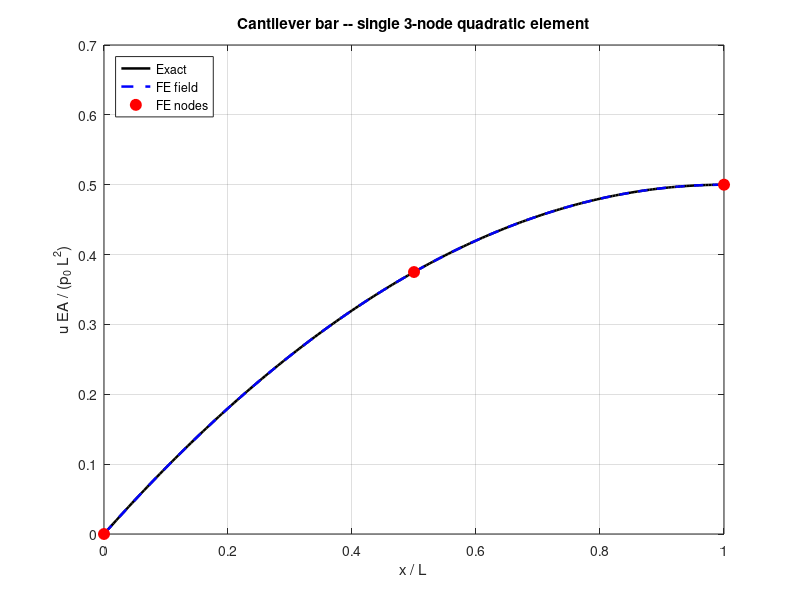
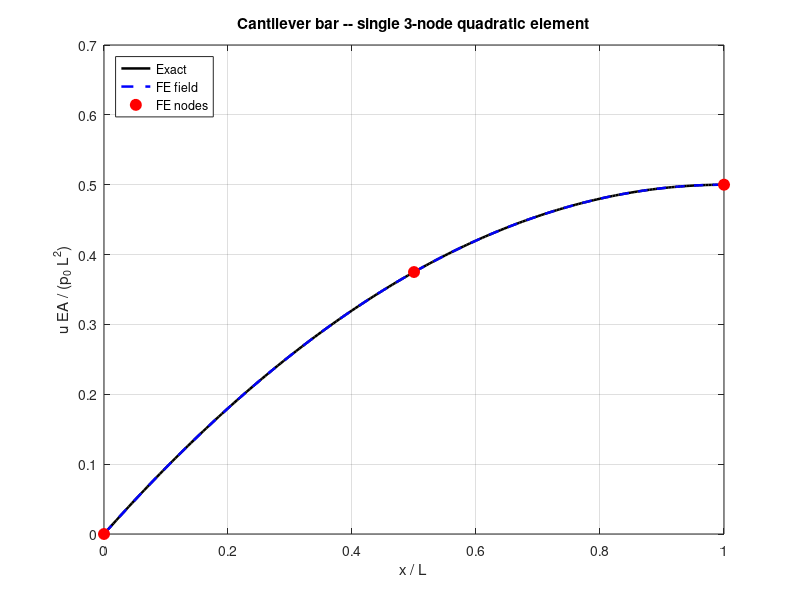

Source code (MATLAB) for these figures, in order:
% Chapter 3 -- Three-node quadratic rod element
% Worked example (sec:ex_bar_quad): cantilever bar of length L, axial
% stiffness EA, uniform distributed load p0, single 3-node element.
% Demonstrates the 2-point Gauss-Legendre loop that produces ke and fe.

clear; clc; close all;

%% Parameters
L  = 1.0;       % length [m]
EA = 1.0;       % axial stiffness [N]
p0 = 1.0;       % uniform load per unit length [N/m]

%% Quadratic Lagrange shape functions on the parent domain xi in [-1, 1]
% Each handle returns a 3-by-1 column vector [N1; N2; N3] or its derivative
N    = @(xi) [0.5*xi*(xi - 1); 1 - xi*xi; 0.5*xi*(xi + 1)];
dNdx = @(xi) [xi - 0.5;        -2*xi;     xi + 0.5      ];

%% Two-point Gauss-Legendre rule on [-1, 1]
g  = 1/sqrt(3);
gp = [-g, +g];
w  = [1,  1 ];

%% Element matrices via Gauss quadrature
% Three nodes are equally spaced at x = 0, L/2, L, so the Jacobian
% J = dx/dxi = L/2 is constant; the loop is written generally so that the
% same code applies to a distorted interior node where J(xi) varies.
ke = zeros(3);
fe = zeros(3, 1);
for q = 1:2
    xi   = gp(q);
    Nv   = N(xi);
    dNv  = dNdx(xi);
    Jq   = dNv' * [0; L/2; L];      % geometry interpolation
    Binv = 1/Jq;
    B    = Binv * dNv';             % 1-by-3 strain-displacement row
    ke   = ke + w(q) * EA * (B' * B) * Jq;
    fe   = fe + w(q) * Nv * p0 * Jq;
end

fprintf('=== ELEMENT STIFFNESS (multiplied by 3L/EA) ===\n');
disp(ke * 3*L/EA);
fprintf('=== ELEMENT LOAD (multiplied by 6/(p0 L)) ===\n');
disp(fe * 6/(p0*L));

%% Apply boundary condition u1 = 0 and solve
free    = [2, 3];
u       = zeros(3, 1);
u(free) = ke(free, free) \ fe(free);

fprintf('\n=== NODAL DISPLACEMENTS (in units p0 L^2 / EA) ===\n');
fprintf('u1 = %+.4f   (exact:  0.0000)\n', u(1) * EA / (p0*L^2));
fprintf('u2 = %+.4f   (exact:  0.3750 = 3/8)\n', u(2) * EA / (p0*L^2));
fprintf('u3 = %+.4f   (exact:  0.5000 = 1/2)\n', u(3) * EA / (p0*L^2));

%% Strain at the three nodes (xi = -1, 0, +1)
xi_nodes = [-1, 0, +1];
strain   = zeros(3, 1);
for k = 1:3
    Bk = (2/L) * dNdx(xi_nodes(k))';
    strain(k) = Bk * u;
end
fprintf('\n=== NODAL STRAIN (in units p0 L / EA) ===\n');
fprintf('eps1 = %+.4f   (exact:  1.0000)\n', strain(1) * EA / (p0*L));
fprintf('eps2 = %+.4f   (exact:  0.5000)\n', strain(2) * EA / (p0*L));
fprintf('eps3 = %+.4f   (exact:  0.0000)\n', strain(3) * EA / (p0*L));

%% Reaction at the fixed support
R1 = ke(1, :) * u - fe(1);
fprintf('\n=== REACTION AT FIXED END ===\n');
fprintf('R1 = %+.4f p0 L   (exact: -1.0000)\n', R1 / (p0*L));

%% Plot FE vs analytical displacement field
nx       = 201;
xx       = linspace(0, L, nx);
xi_grid  = 2*xx/L - 1;
u_fe     = zeros(1, nx);
for k = 1:nx
    u_fe(k) = N(xi_grid(k))' * u;
end
u_exact = (p0/EA) * (L*xx - 0.5*xx.^2);

fig = figure('Units','centimeters','Position',[2, 2, 14, 9]);
plot(xx/L, u_exact * EA/(p0*L^2), 'k-',  'LineWidth', 1.8); hold on;
plot(xx/L, u_fe    * EA/(p0*L^2), 'b--', 'LineWidth', 1.8);
plot([0, 0.5, 1.0], u * EA/(p0*L^2), 'ro', ...
     'MarkerSize', 8, 'MarkerFaceColor', 'r');
grid on; box on;
xlabel('x / L');
ylabel('u EA / (p_0 L^2)');
legend({'Exact','FE field','FE nodes'}, 'Location','northwest');
title('Cantilever bar -- single 3-node quadratic element');

if ~exist('../figures', 'dir'), mkdir('../figures'); end
exportgraphics(fig, '../figures/bar_3node_results.pdf', 'ContentType','vector');
exportgraphics(fig, '../figures/bar_3node_results.png', 'Resolution', 300);
fprintf('\nFigure saved to ../figures/bar_3node_results.pdf and .png\n');
